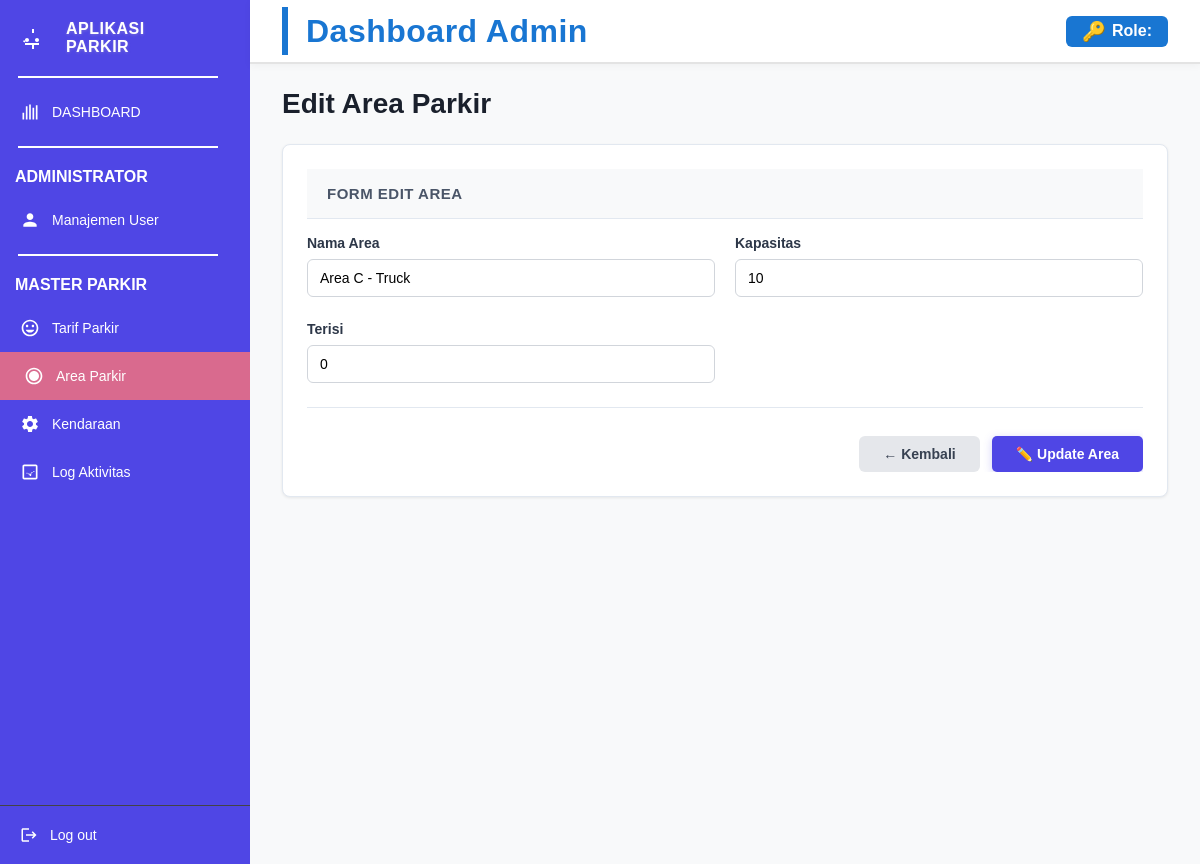
/index.php/admin/area/edit/3, run on the app's committed database.
### tables this page shows
CREATE TABLE tb_area_parkir (
  id_area INT AUTO_INCREMENT PRIMARY KEY,
  nama_area VARCHAR(100) NOT NULL,
  jenis ENUM('motor', 'mobil', 'truck') NOT NULL,
  kapasitas INT NOT NULL,
  terisi INT DEFAULT 0,
  status TINYINT(1) DEFAULT 1,
  created_at TIMESTAMP DEFAULT CURRENT_TIMESTAMP,
  updated_at TIMESTAMP DEFAULT CURRENT_TIMESTAMP ON UPDATE CURRENT_TIMESTAMP
);

### application/controllers/admin/Area.php (called while the page is built, shortened)
<?php
class Area extends CI_Controller
{
    public function __construct()
    {
        $this->load->model('Area_model');
        $this->load->model('Log_model');
    }
    public function edit($id)
    {
        $data['area'] = $this->Area_model->getById($id);
        $data['active'] = 'area';
        $this->load->view('admin/layout/header', $data);
        $this->load->view('admin/layout/sidebar', $data);
        $this->load->view('admin/area/edit', $data);
        $this->load->view('admin/layout/footer');
    }
}

### index.php (called while the page is built, shortened)
<?php
require_once BASEPATH.'core/CodeIgniter.php';

### application/models/Area_model.php (called while the page is built, shortened)
<?php
class Area_model extends CI_Model
{
    private $table = 'tb_area_parkir';
    public function getById($id)
    {
        return $this->db->get_where($this->table, ['id_area' => $id])->row();
    }
}

### application/views/admin/area/edit.php (the view, shortened to what this page needs)
<link rel="stylesheet" href="<?= base_url('assets/css/pages/area.css') ?>">
<div class="page-wrapper">
    <div class="page-header">
        <h2>Edit Area Parkir</h2>
    </div>
    <div class="card">
        <div class="card-header">
            <h3>Form Edit Area</h3>
        </div>
        <div class="card-body">
            <form action="<?= base_url('index.php/admin/area/update/' . $area->id_area) ?>" method="post" class="form-edit-area">
                <div class="form-grid">
                    <div class="form-group">
                        <label for="nama_area">Nama Area</label>
                        <input type="text" id="nama_area" name="nama_area" class="form-control"
                               value="<?= $area->nama_area ?>" placeholder="Contoh: Area Motor A" required>
                    </div>
                    <div class="form-group">
                        <label for="kapasitas">Kapasitas</label>
                        <input type="number" id="kapasitas" name="kapasitas" class="form-control"
                               value="<?= $area->kapasitas ?>" placeholder="Jumlah maksimal kendaraan" required>
                    </div>
                </div>
                <div class="form-grid">
                    <div class="form-group">
                        <label for="terisi">Terisi</label>
                        <input type="number" id="terisi" name="terisi" class="form-control"
                               value="<?= $area->terisi ?>" placeholder="Jumlah kendaraan saat ini" required>
                    </div>
                </div>
                <div class="form-actions">
                    <a href="<?= base_url('index.php/admin/area') ?>" class="btn btn-secondary">← Kembali</a>
                    <button type="submit" class="btn btn-primary">✏️ Update Area</button>
                </div>
            </form>
        </div>
    </div>
</div>

### assets/css/base.css (style rules this page uses)
* { margin: 0; padding: 0; box-sizing: border-box; font-family: Arial, Helvetica, sans-serif; }
html, body { height: 100%; }
body { background: #f6f8fb; color: #1f2937; }

### assets/css/components.css (style rules this page uses)
.card { background: white; border-radius: 8px; padding: 24px; box-shadow: 0 2px 8px rgba(0, 0, 0, 0.06); display: flex; align-items: center; gap: 16px; transition: all 0.3s ease; border: 1px solid #f0f0f0; }
.btn { padding: 12px 20px; border: none; border-radius: 6px; font-size: 14px; font-weight: 600; cursor: pointer; transition: all 0.3s ease; margin-top: 8px; display: inline-block; background: #4169E1; color: #ffffff; }

### assets/css/pages/dashboard.css (style rules this page uses)
.page-wrapper { padding: 25px; background: #f5f6fa; min-height: 100vh; }
.page-header h2 { margin: 0; font-weight: 600; }
.card { background: #fff; border-radius: 10px; box-shadow: 0 2px 10px rgba(0,0,0,0.05); margin-top: 25px; }
.card-header { padding: 15px 20px; border-bottom: 1px solid #eee; font-weight: 600; }
.card-body { padding: 20px; }

### assets/css/pages/area.css (style rules this page uses)
.page-wrapper { padding: 24px 32px; background: #f8f9fa; flex: 1; display: flex; flex-direction: column; overflow-y: auto; width: 100%; box-sizing: border-box; }
.page-header { margin-bottom: 24px; padding: 0; }
.page-header h2 { font-size: 28px; font-weight: 700; color: #1a202c; margin: 0; }
.card { background: white; border: 1px solid #e2e8f0; border-radius: 8px; box-shadow: 0 1px 3px rgba(0, 0, 0, 0.08); overflow: hidden; margin: 0; display: flex; flex-direction: column; width: 100%; box-sizing: border-box; }
.card-header { padding: 16px 20px; background: #f8f9fa; border-bottom: 1px solid #e2e8f0; display: flex; justify-content: space-between; align-items: center; box-sizing: border-box; width: 100%; }
.card-header h3 { margin: 0; font-size: 15px; font-weight: 600; color: #4a5568; text-transform: uppercase; letter-spacing: 0.5px; }
.btn { display: inline-block; padding: 10px 24px; border: none; border-radius: 5px; font-size: 14px; font-weight: 600; text-decoration: none; transition: all 0.3s ease; cursor: pointer; text-align: center; }
.btn-primary { background-color: #4f46e5; color: white; box-shadow: 0 2px 8px rgba(79, 70, 229, 0.25); }
.card-body { padding: 0; overflow-x: auto; width: 100%; box-sizing: border-box; }
.form-edit-area { width: 100%; }
.form-grid { display: grid; grid-template-columns: 1fr 1fr; gap: 20px; margin-bottom: 24px; }
.form-group { display: flex; flex-direction: column; }
.form-group label { font-size: 14px; font-weight: 600; margin-bottom: 8px; color: #2d3748; }
.form-control { padding: 10px 12px; border-radius: 6px; border: 1px solid #d1d5db; font-size: 14px; outline: none; transition: all 0.2s ease; font-family: inherit; }
.form-control::placeholder { color: #9ca3af; }
.form-actions { display: flex; gap: 12px; justify-content: flex-end; padding-top: 20px; border-top: 1px solid #e2e8f0; }
.btn-secondary { background-color: #e5e7eb; color: #374151; padding: 10px 24px; border: none; border-radius: 6px; font-size: 14px; font-weight: 600; text-decoration: none; cursor: pointer; transition: all 0.3s ease; display: inline-flex; align-items: center; }

### data on the page
tb_area_parkir: nama_area "Area C - Truck", kapasitas "10", terisi "0"
